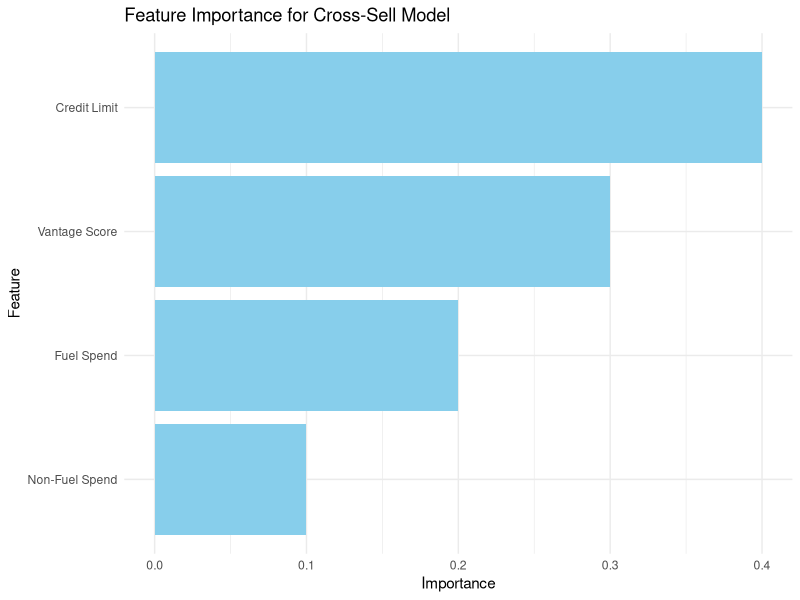
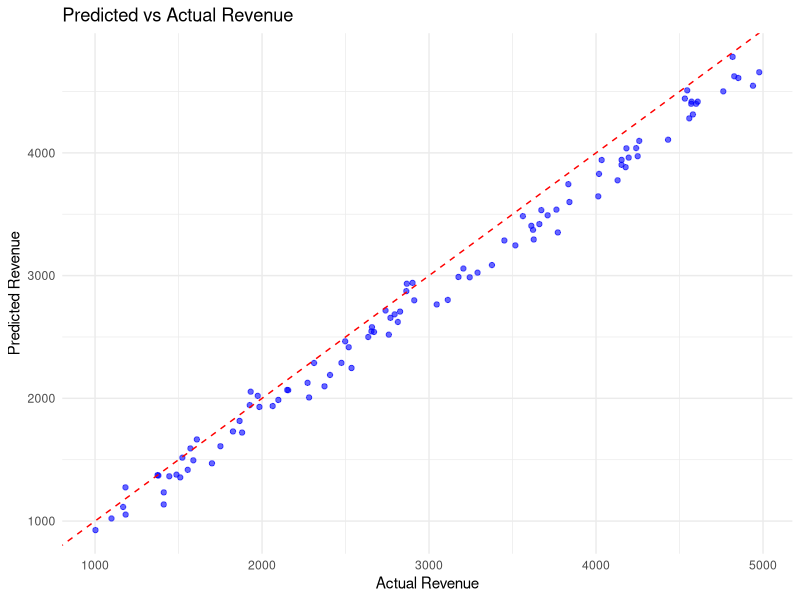
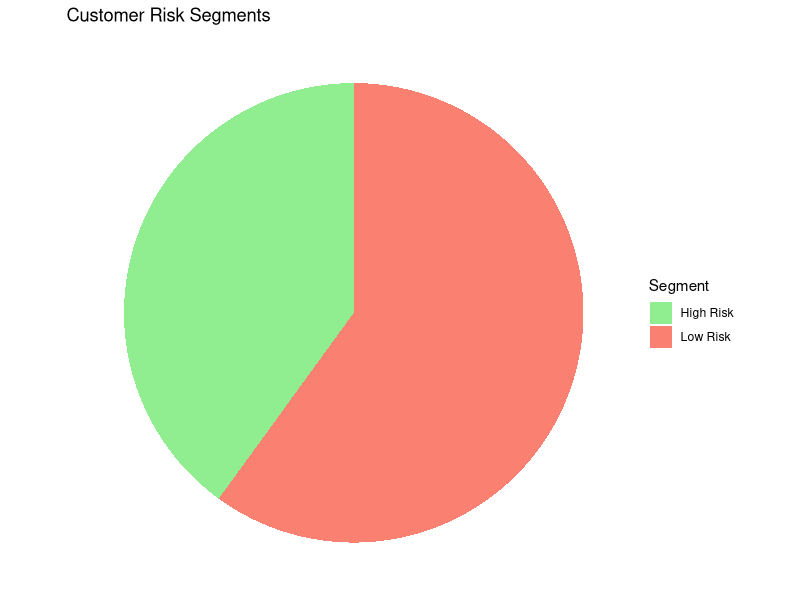
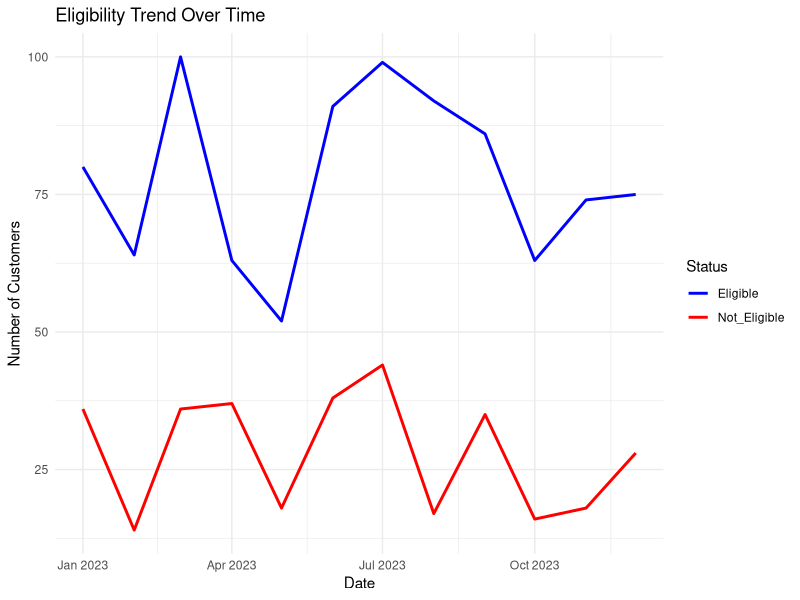

Source code (R) for these figures, in order:
# Load necessary libraries
library(ggplot2)
library(tidyr)

# 1. Feature Importance Chart
features <- c("Credit Limit", "Vantage Score", "Fuel Spend", "Non-Fuel Spend")
importance <- c(0.4, 0.3, 0.2, 0.1)

feature_importance <- data.frame(Feature = features, Importance = importance)

ggplot(feature_importance, aes(x = reorder(Feature, Importance), y = Importance)) +
  geom_bar(stat = "identity", fill = "skyblue") +
  coord_flip() +
  labs(title = "Feature Importance for Cross-Sell Model",
       x = "Feature", y = "Importance") +
  theme_minimal()

# 2. Predicted vs Actual Chart
set.seed(123)
actual <- runif(100, 1000, 5000)  # Actual revenue values
predicted <- actual * 0.95 + rnorm(100, 0, 100)  # Mock predicted values

predicted_actual <- data.frame(Actual = actual, Predicted = predicted)

ggplot(predicted_actual, aes(x = Actual, y = Predicted)) +
  geom_point(alpha = 0.6, color = "blue") +
  geom_abline(intercept = 0, slope = 1, color = "red", linetype = "dashed") +
  labs(title = "Predicted vs Actual Revenue",
       x = "Actual Revenue", y = "Predicted Revenue") +
  theme_minimal()

# 3. Risk Segment Pie Chart
risk_segments <- data.frame(Segment = c("Low Risk", "High Risk"),
                            Count = c(60, 40))

ggplot(risk_segments, aes(x = "", y = Count, fill = Segment)) +
  geom_bar(stat = "identity", width = 1) +
  coord_polar("y", start = 0) +
  labs(title = "Customer Risk Segments") +
  theme_void() +
  scale_fill_manual(values = c("lightgreen", "salmon"))

# 4. Eligibility Trend Over Time
set.seed(123)
dates <- seq(as.Date("2023-01-01"), by = "month", length.out = 12)
eligible <- sample(50:100, 12, replace = TRUE)
not_eligible <- sample(10:50, 12, replace = TRUE)

trend <- data.frame(Date = dates, Eligible = eligible, Not_Eligible = not_eligible)
trend_long <- pivot_longer(trend, cols = c("Eligible", "Not_Eligible"),
                           names_to = "Status", values_to = "Count")

ggplot(trend_long, aes(x = Date, y = Count, color = Status, group = Status)) +
  geom_line(size = 1) +
  labs(title = "Eligibility Trend Over Time",
       x = "Date", y = "Number of Customers") +
  theme_minimal() +
  scale_color_manual(values = c("Eligible" = "blue", "Not_Eligible" = "red"))
